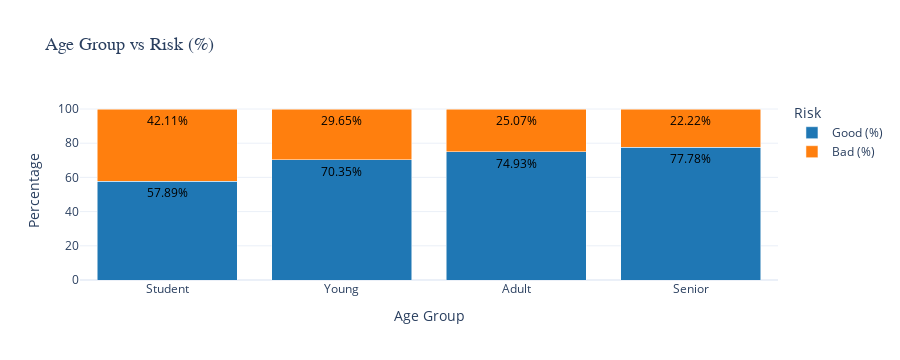

The notebook cell saved with this chart:
### Code cell
import plotly.express as px
import pandas as pd

# 나이대별 Risk 분포 계산
saving_risk_distribution = df.groupby(['Age_group', 'Risk'], observed=False).size().unstack(fill_value=0)

# 비율 계산
saving_risk_distribution['Total'] = saving_risk_distribution.sum(axis=1)
saving_risk_distribution['Good (%)'] = (saving_risk_distribution['good'] / saving_risk_distribution['Total']) * 100
saving_risk_distribution['Bad (%)'] = (saving_risk_distribution['bad'] / saving_risk_distribution['Total']) * 100

# 데이터프레임 형태로 변환 (Plotly에 적합한 포맷)
saving_risk_distribution_reset = saving_risk_distribution[['Good (%)', 'Bad (%)']].reset_index()
saving_risk_melted = saving_risk_distribution_reset.melt(
    id_vars='Age_group', value_vars=['Good (%)', 'Bad (%)'], var_name='Risk', value_name='Percentage'
)

# Plotly로 반응형 Stacked Bar Chart 생성
fig = px.bar(
    saving_risk_melted,
    x='Age_group',
    y='Percentage',
    color='Risk',
    barmode='stack',
    color_discrete_sequence=['#1f77b4', '#ff7f0e'],  # 파랑과 주황으로 색상 변경
    title='Age Group vs Risk (%)',
    text='Percentage'  # 각 막대에 값을 표시
)

# 레이아웃 및 텍스트 위치 조정
fig.update_traces(
    texttemplate='%{text:.2f}%',  # 소수점 두 자리까지 표시
    textposition='inside',         # 텍스트를 막대 내부에 표시
    textfont=dict(
        size=12,                  # 텍스트 크기
        color='black'             # 텍스트 색상 변경 (검정색으로 설정)
    )
)

# 전체 레이아웃 설정
fig.update_layout(
    xaxis_title='Age Group',
    yaxis_title='Percentage',
    legend_title='Risk',
    template='plotly_white',
    title_font=dict(size=18, family='Arial'),
    legend=dict(font=dict(size=12)),
    uniformtext_minsize=10,       # 텍스트 최소 크기 설정
    uniformtext_mode='hide',      # 텍스트가 겹치면 일부 숨기기
)

# 그래프 출력
fig.show()

### Figure 1 — Plotly figure (JSON) as saved in the notebook; plotly's stock layout.template omitted (floating-point values rounded to 4 significant figures)
{"data": [{"alignmentgroup": "True", "hovertemplate": "Risk=Good (%)<br>Age_group=%{x}<br>Percentage=%{text}<extra></extra>", "legendgroup": "Good (%)", "marker": {"color": "#1f77b4", "pattern": {"shape": ""}}, "name": "Good (%)", "offsetgroup": "Good (%)", "orientation": "v", "showlegend": true, "text": [57.89, 70.35, 74.93, 77.78], "textfont": {"color": "black", "size": 12}, "textposition": "inside", "texttemplate": "%{text:.2f}%", "type": "bar", "x": ["Student", "Young", "Adult", "Senior"], "xaxis": "x", "y": [57.89, 70.35, 74.93, 77.78], "yaxis": "y"}, {"alignmentgroup": "True", "hovertemplate": "Risk=Bad (%)<br>Age_group=%{x}<br>Percentage=%{text}<extra></extra>", "legendgroup": "Bad (%)", "marker": {"color": "#ff7f0e", "pattern": {"shape": ""}}, "name": "Bad (%)", "offsetgroup": "Bad (%)", "orientation": "v", "showlegend": true, "text": [42.11, 29.65, 25.07, 22.22], "textfont": {"color": "black", "size": 12}, "textposition": "inside", "texttemplate": "%{text:.2f}%", "type": "bar", "x": ["Student", "Young", "Adult", "Senior"], "xaxis": "x", "y": [42.11, 29.65, 25.07, 22.22], "yaxis": "y"}], "layout": {"barmode": "stack", "height": 360, "legend": {"font": {"size": 12}, "title": {"text": "Risk"}, "tracegroupgap": 0}, "title": {"font": {"family": "Arial", "size": 18}, "text": "Age Group vs Risk (%)"}, "uniformtext": {"minsize": 10, "mode": "hide"}, "xaxis": {"anchor": "y", "autorange": false, "domain": [0, 1], "range": [-0.5, 3.5], "title": {"text": "Age Group"}, "type": "category"}, "yaxis": {"anchor": "x", "autorange": false, "domain": [0, 1], "range": [0, 105.3], "title": {"text": "Percentage"}, "type": "linear"}}}
